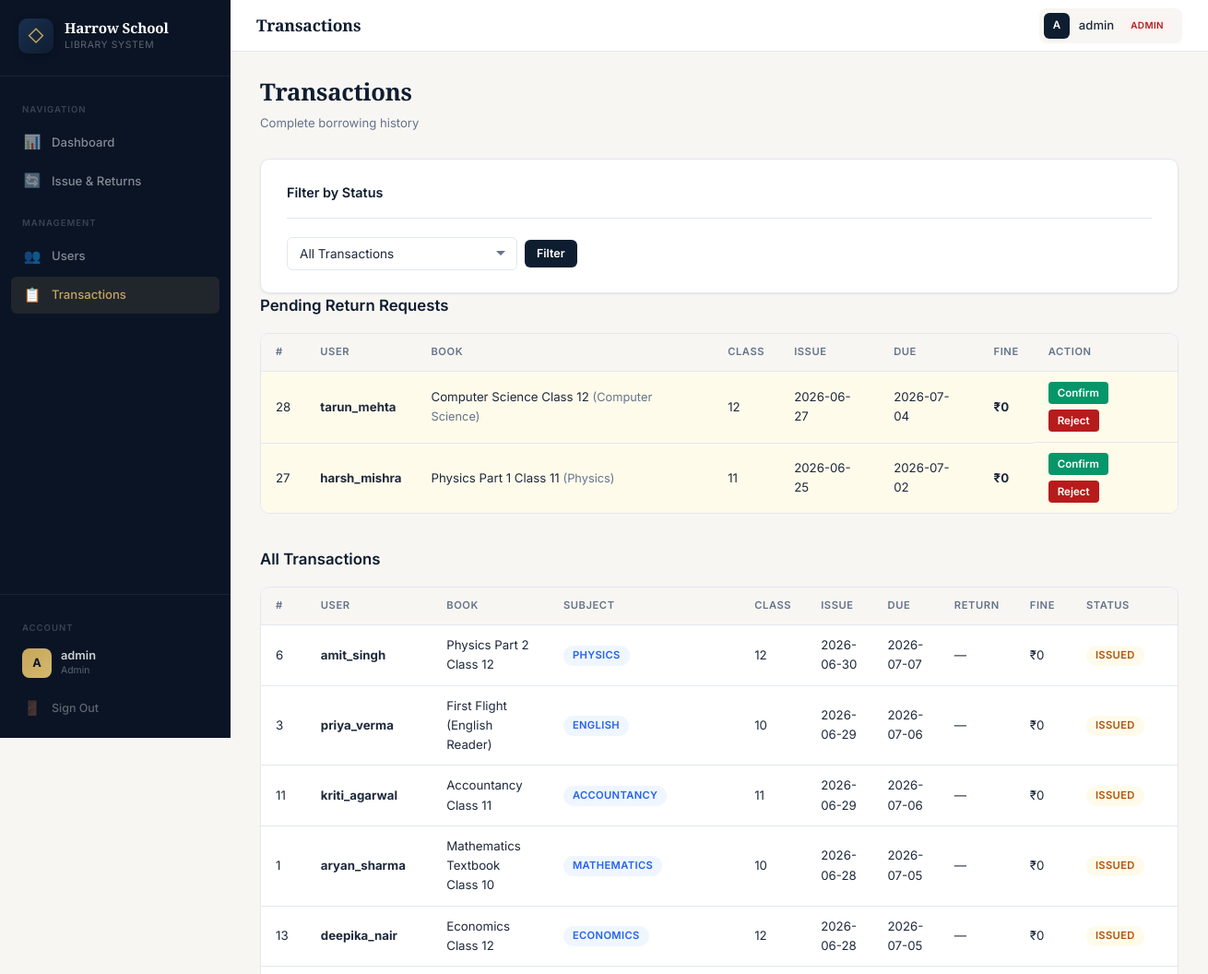
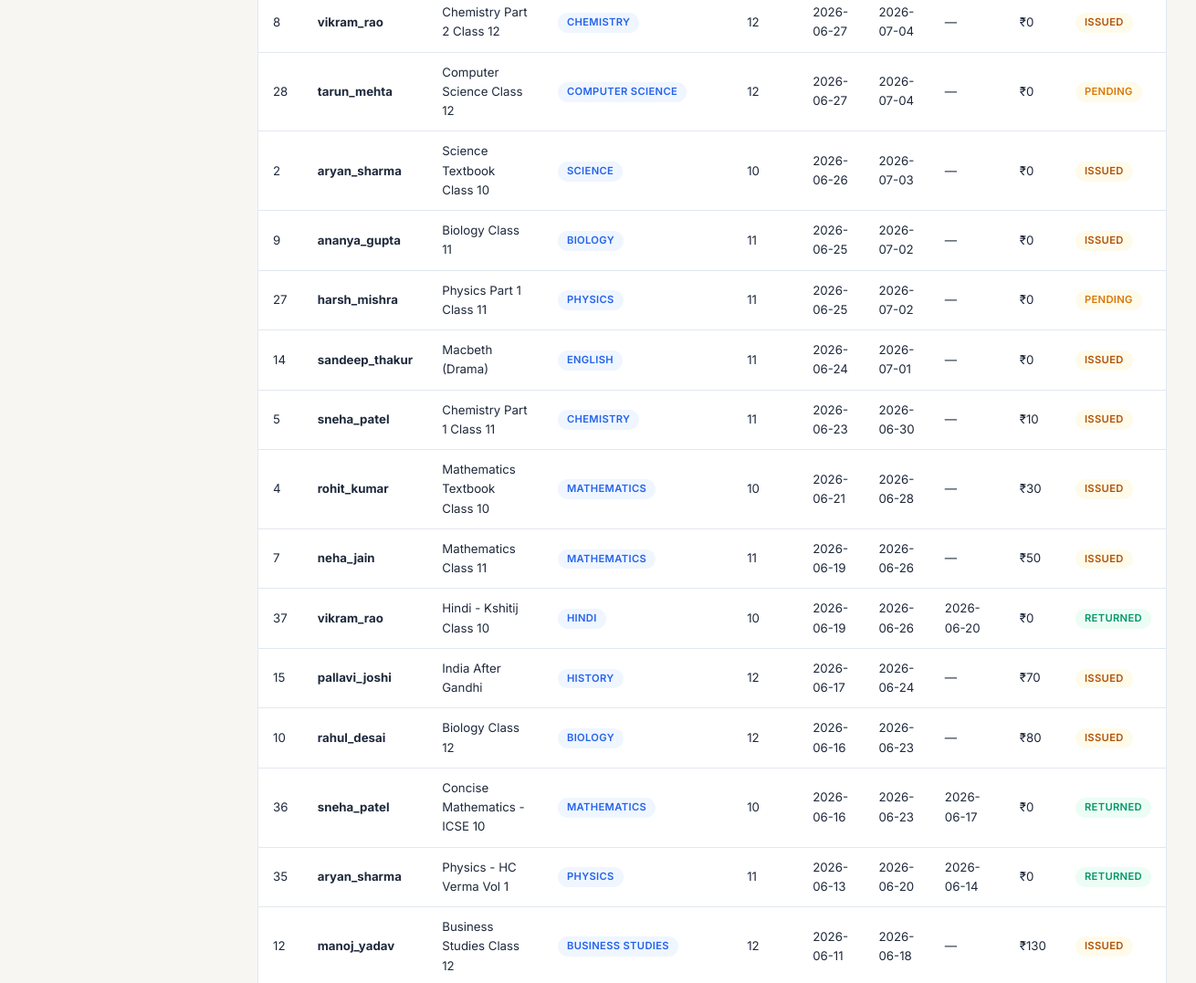
Page /transactions (signed in, upper part) on the earlier database version (2 pictures, top to bottom).
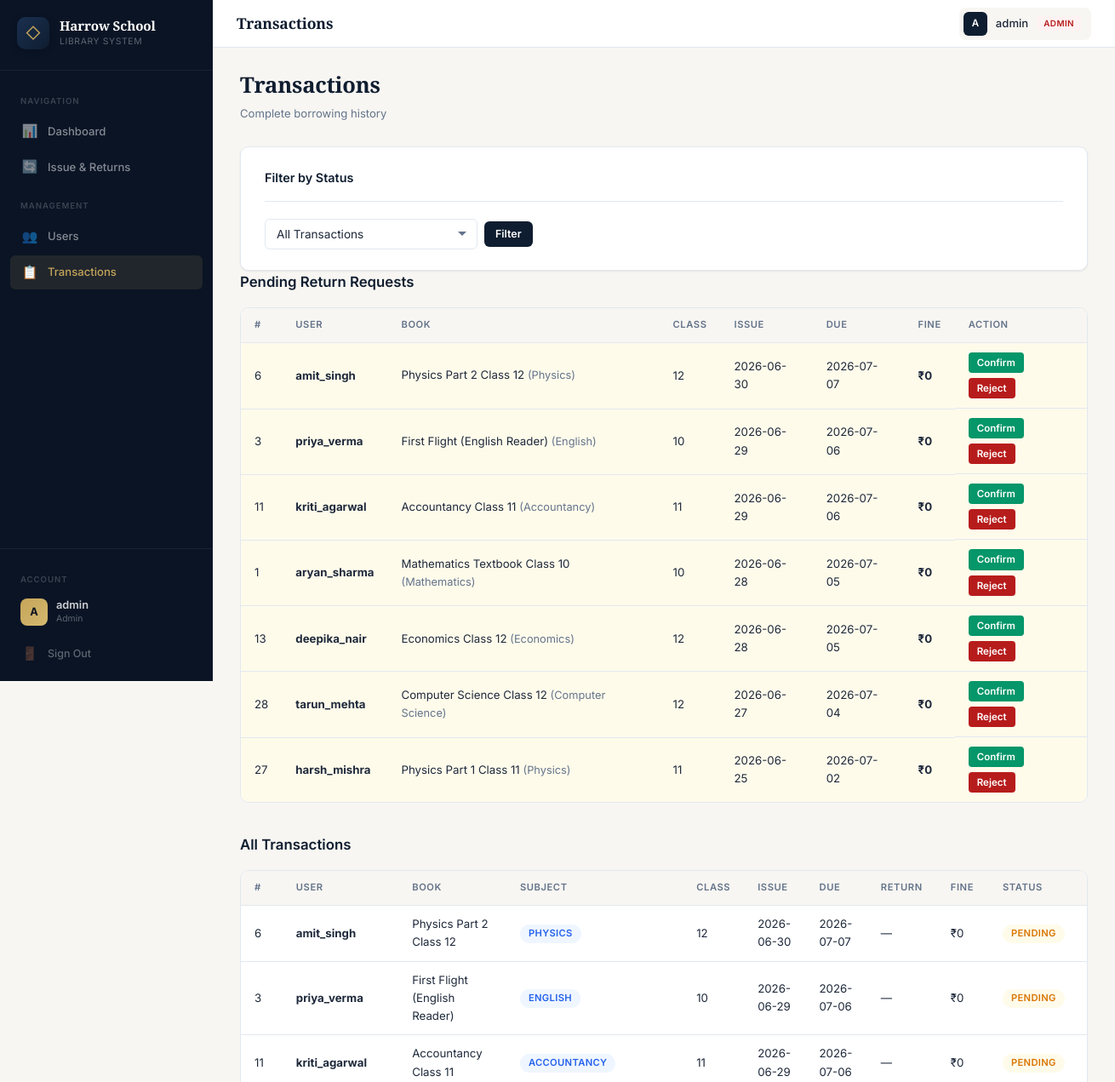
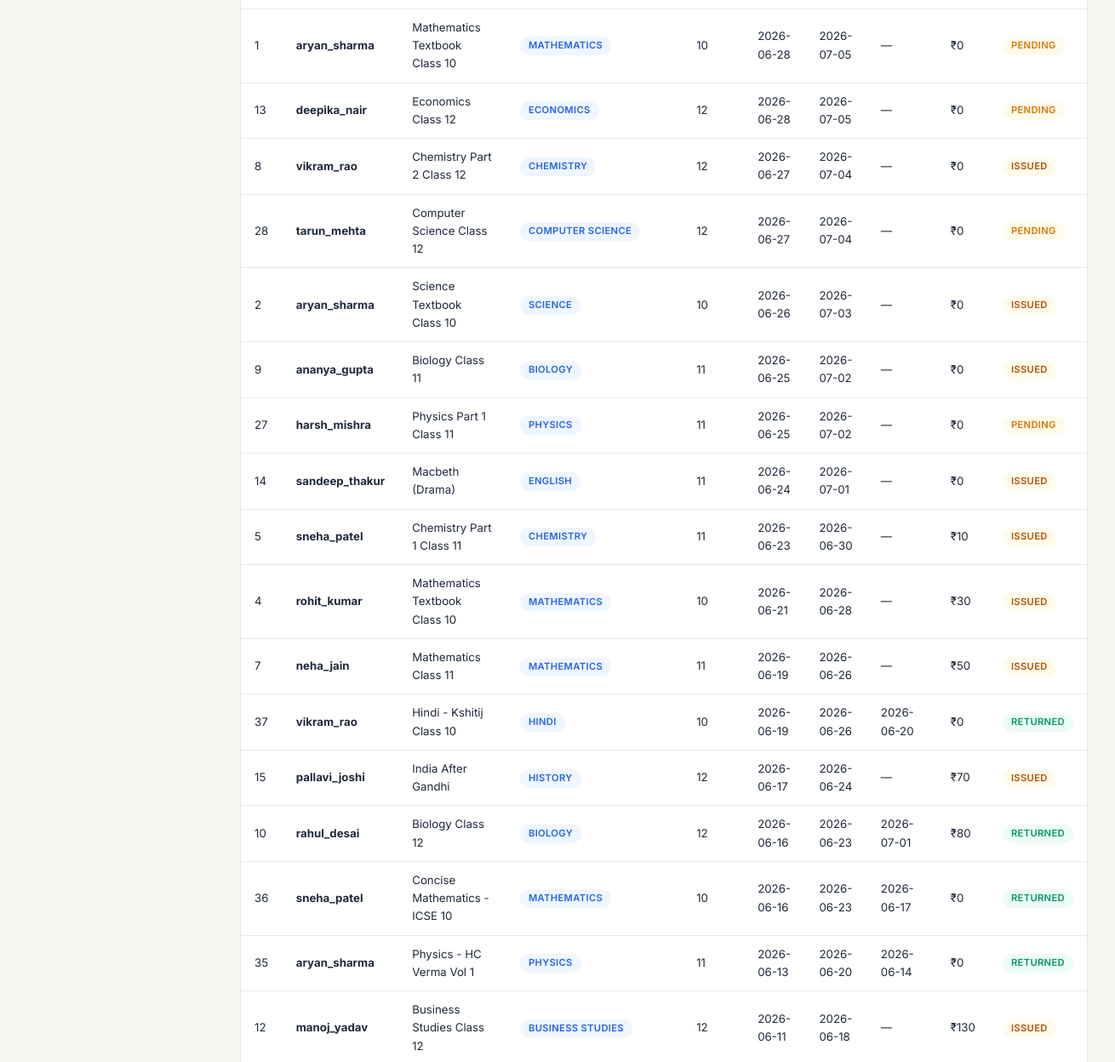
Same page on the later database version (2 pictures, top to bottom).
### tables this page shows
CREATE TABLE transactions (
        id INTEGER PRIMARY KEY AUTOINCREMENT,
        user_id INTEGER NOT NULL,
        book_id INTEGER NOT NULL,
        issue_date TEXT NOT NULL,
        return_date TEXT,
        due_date TEXT NOT NULL,
        fine INTEGER DEFAULT 0,
        status TEXT NOT NULL DEFAULT 'issued',
        FOREIGN KEY(user_id) REFERENCES users(id),
        FOREIGN KEY(book_id) REFERENCES books(id)
    );

CREATE TABLE users (
        id INTEGER PRIMARY KEY AUTOINCREMENT,
        username TEXT UNIQUE NOT NULL,
        password TEXT NOT NULL,
        role TEXT NOT NULL DEFAULT 'student',
        email TEXT,
        created_at TIMESTAMP DEFAULT CURRENT_TIMESTAMP
    );

CREATE TABLE books (
        id INTEGER PRIMARY KEY AUTOINCREMENT,
        title TEXT NOT NULL,
        author TEXT NOT NULL,
        isbn TEXT,
        subject TEXT DEFAULT 'General',
        class_level TEXT DEFAULT 'General',
        stream TEXT DEFAULT 'General',
        book_type TEXT DEFAULT 'Textbook',
        magazine_name TEXT,
        publisher TEXT,
        total_copies INTEGER DEFAULT 1,
        available_copies INTEGER DEFAULT 1,
        shelf_row TEXT,
        shelf_column TEXT,
        shelf_block TEXT,
        registered_date TEXT DEFAULT (date('now')),
        created_at TIMESTAMP DEFAULT CURRENT_TIMESTAMP
    );

### app.py (the view)
@app.route('/transactions')
@login_required
@admin_required
def view_transactions():
    db = get_db()
    status_filter = request.args.get('status', '').strip()
    query = """
        SELECT t.id, u.username, b.title, t.issue_date, t.return_date,
               t.due_date, t.fine, t.status, b.subject, b.class_level, b.book_type
        FROM transactions t
        JOIN users u ON t.user_id = u.id
        JOIN books b ON t.book_id = b.id
    """
    params = []
    if status_filter:
        query += " WHERE t.status = ?"
        params.append(status_filter)
    query += " ORDER BY t.issue_date DESC"
    transactions = db.execute(query, params).fetchall()
    db.close()
    return render_template('transactions.html', transactions=transactions, status_filter=status_filter)

### app.py (called while the page is built)
def get_db():
    db = sqlite3.connect("library.db")
    db.row_factory = sqlite3.Row
    db.execute("PRAGMA foreign_keys = ON")
    return db

def login_required(f):
    @wraps(f)
    def decorated_function(*args, **kwargs):
        if 'user_id' not in session:
            return redirect('/')
        return f(*args, **kwargs)
    return decorated_function

def admin_required(f):
    @wraps(f)
    def decorated_function(*args, **kwargs):
        if session.get('role') != 'admin':
            return redirect('/dashboard')
        return f(*args, **kwargs)
    return decorated_function

@app.context_processor
def inject_globals():
    return {
        'now': datetime.now().strftime("%Y-%m-%d"),
        'CLASS_LEVELS': CLASS_LEVELS,
        'STREAMS': STREAMS,
        'BOOK_TYPES': BOOK_TYPES,
        'SUBJECTS': SUBJECTS,
        'MAGAZINE_TYPES': MAGAZINE_TYPES,
        'SUBJECTS_BY_CLASS': SUBJECTS_BY_CLASS
    }

### templates/transactions.html (shortened to what this page needs)
{% extends "layout.html" %}
{% block header_title %}Transactions{% endblock %}
{% block content %}
<div class="page-header">
  <h1>Transactions</h1>
  <div class="subtitle">Complete borrowing history</div>
</div>
<div class="card">
  <div class="card-header"><h3>Filter by Status</h3></div>
  <form method="GET" action="/transactions" class="flex flex-wrap items-center gap-2">
    <select name="status" class="form-control" style="max-width:250px;">
      <option value="">All Transactions</option>
    </select>
    <button type="submit" class="btn btn-primary btn-sm">Filter</button>
  </form>
</div>
<div class="section">
  <div class="section-header"><h2>Pending Return Requests</h2></div>
  {% set pending = transactions|selectattr('status', 'equalto', 'return_requested')|list %}
  {% if pending %}
  <div class="table-wrap">
    <table>
      <thead>
        <tr><th>#</th><th>User</th><th>Book</th><th>Class</th><th>Issue</th><th>Due</th><th>Fine</th><th>Action</th></tr>
      </thead>
      <tbody>
        {% for txn in pending %}
        <tr style="background:var(--color-warning-bg);">
          <td>{{ txn.id }}</td><td><strong>{{ txn.username }}</strong></td>
          <td>{{ txn.title }} <span class="text-muted text-sm">({{ txn.subject }})</span></td>
          <td>{{ txn.class_level or '—' }}</td>
          <td>{{ txn.issue_date }}</td><td>{{ txn.due_date or '—' }}</td>
          <td><strong>₹{{ txn.fine }}</strong></td>
          <td class="actions-cell">
            <a href="/confirm-return/{{ txn.id }}" class="btn btn-success btn-xs" onclick="return confirm('Confirm?')">Confirm</a>
            <a href="/reject-return/{{ txn.id }}" class="btn btn-danger btn-xs" onclick="return confirm('Reject?')">Reject</a>
          </td>
        </tr>
        {% endfor %}
      </tbody>
    </table>
  </div>
  {% else %}
  <div class="empty-state"><p>No pending returns.</p></div>
  {% endif %}
</div>
<div class="section">
  <div class="section-header"><h2>All Transactions</h2></div>
  {% if transactions %}
  <div class="table-wrap">
    <table>
      <thead>
        <tr><th>#</th><th>User</th><th>Book</th><th>Subject</th><th>Class</th><th>Issue</th><th>Due</th><th>Return</th><th>Fine</th><th>Status</th></tr>
      </thead>
      <tbody>
        {% for txn in transactions %}
        <tr>
          <td>{{ txn.id }}</td><td><strong>{{ txn.username }}</strong></td>
          <td>{{ txn.title }}</td>
          <td><span class="badge badge-student">{{ txn.subject }}</span></td>
          <td>{{ txn.class_level or '—' }}</td>
          <td>{{ txn.issue_date }}</td><td>{{ txn.due_date or '—' }}</td>
          <td>{{ txn.return_date or '—' }}</td><td>₹{{ txn.fine }}</td>
          <td><span class="badge badge-{{ txn.status }}">
            {% if txn.status == 'return_requested' %}Pending{% elif txn.status == 'issued' %}Issued{% elif txn.status == 'returned' %}Returned{% else %}{{ txn.status }}{% endif %}
          </span></td>
        </tr>
        {% endfor %}
      </tbody>
    </table>
  </div>
  {% else %}
  <div class="empty-state"><p>No transactions found.</p></div>
  {% endif %}
</div>
{% endblock %}

Differences in the rows shown:
now on one of the page's lists (row edited): transactions: id "6", username "amit_singh", title "Physics Part 2 Class 12", subject "Physics", class_level "12", issue_date "2026-06-30", due_date "2026-07-07", fine "0"
changed transactions "amit_singh": status "ISSUED" → "PENDING"
now on one of the page's lists (row edited): transactions: id "3", username "priya_verma", title "First Flight (English Reader)", subject "English", class_level "10", issue_date "2026-06-29", due_date "2026-07-06", fine "0"
changed transactions "priya_verma": status "ISSUED" → "PENDING"
now on one of the page's lists (row edited): transactions: id "11", username "kriti_agarwal", title "Accountancy Class 11", subject "Accountancy", class_level "11", issue_date "2026-06-29", due_date "2026-07-06", fine "0"
changed transactions "kriti_agarwal": status "ISSUED" → "PENDING"
now on one of the page's lists (row edited): transactions: id "1", username "aryan_sharma", title "Mathematics Textbook Class 10", subject "Mathematics", class_level "10", issue_date "2026-06-28", due_date "2026-07-05", fine "0"
changed transactions id 1: status "ISSUED" → "PENDING"
now on one of the page's lists (row edited): transactions: id "13", username "deepika_nair", title "Economics Class 12", subject "Economics", class_level "12", issue_date "2026-06-28", due_date "2026-07-05", fine "0"
changed transactions "deepika_nair": status "ISSUED" → "PENDING"
changed transactions "rahul_desai": return_date "—" → "2026-07-01"; status "ISSUED" → "RETURNED"
